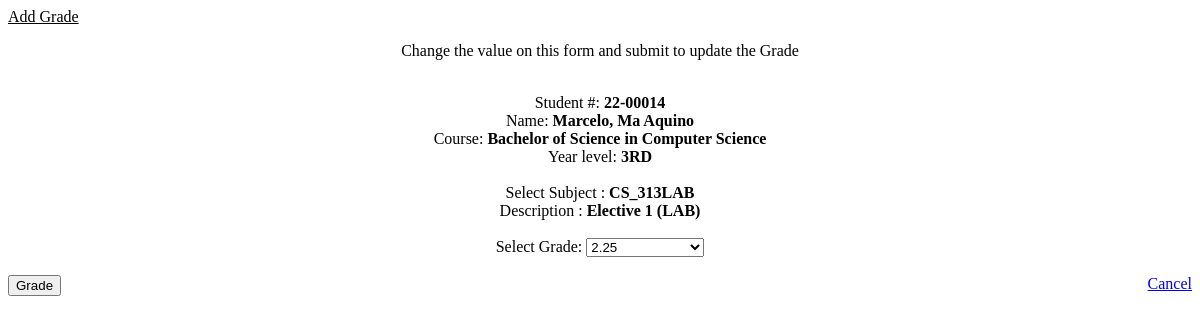
Screenshot of /GradeViewerDatabase/update-grade.php?studentnumber=22-00014&subject_code=CS_313LAB&grade=2.25 (signed in) with the database file from the repository.
### tables this page shows
CREATE TABLE `tblstudents` (
  `studentnumber` varchar(20) NOT NULL,
  `firstname` varchar(50) NOT NULL,
  `secondname` varchar(50) NOT NULL,
  `middlename` varchar(50) NOT NULL,
  `lastname` varchar(50) NOT NULL,
  `course` varchar(100) NOT NULL,
  `yearlevel` varchar(20) NOT NULL,
  `createdby` varchar(50) NOT NULL,
  `datecreated` varchar(20) NOT NULL
);

CREATE TABLE `tblgrades` (
  `studentnumber` varchar(20) NOT NULL,
  `subject_code` varchar(20) NOT NULL,
  `instructor` varchar(50) NOT NULL,
  `ID_number` varchar(50) NOT NULL,
  `grade` varchar(20) NOT NULL,
  `gradedby` varchar(50) NOT NULL,
  `createdby` varchar(50) NOT NULL,
  `datecreated` varchar(20) NOT NULL
);

CREATE TABLE `tblsubjects` (
  `subject_code` varchar(50) NOT NULL,
  `subject_description` varchar(1000) NOT NULL,
  `unit` varchar(20) NOT NULL,
  `course_1` varchar(200) DEFAULT NULL,
  `course_2` varchar(200) DEFAULT NULL,
  `course_3` varchar(200) DEFAULT NULL,
  `course_4` varchar(200) DEFAULT NULL,
  `course_5` varchar(200) DEFAULT NULL,
  `course_6` varchar(200) DEFAULT NULL,
  `course_7` varchar(200) DEFAULT NULL,
  `course_8` varchar(200) DEFAULT NULL,
  `createdby` varchar(50) NOT NULL,
  `datecreated` varchar(20) NOT NULL
);

### GradeViewerDatabase/update-grade.php (the view, shortened to what this page needs)
<?php
require_once "config.php";
if (isset($_POST['btnupdate'])) {
    $sql = "UPDATE tblgrades SET grade = ?, gradedby = ? WHERE studentnumber = ? AND subject_code = ?";
    if ($stmt = mysqli_prepare($link, $sql)) {
        mysqli_stmt_bind_param($stmt, "ssss", $_POST['grade'], $_SESSION['username'], $_GET['studentnumber'], $_GET['subject_code']);
        if (mysqli_stmt_execute($stmt)) {
            $sql = "INSERT INTO tbllogs (datelog, timelog, module, ID, action, performedby) VALUES (?, ?, ?, ?, ?, ?)";
            if ($stmt = mysqli_prepare($link, $sql)) {
                $date = date("m/d/Y");
                $time = date("h:i:sa");
                $module = "Grades";
                $action = "Update";
                mysqli_stmt_bind_param($stmt, "ssssss", $date, $time, $module, $_GET['studentnumber'], $action, $_SESSION['username']);
                if (mysqli_stmt_execute($stmt)) {
                    $_SESSION['updated'] = "Student Grade UPDATED!";
                    echo "<script>location = 'manage-grade.php?studentnumber=" . $_GET['studentnumber'] . "';</script>";
                    exit();
                }
                else{
                $_SESSION['error'] = "<font color = 'red'>Error on insert log. </font>";
                echo "<script>location = 'manage-grade.php?studentnumber=" . $_GET['studentnumber'] . "';</script>";
            exit();
                }
            }
        }
        else{
            $_SESSION['error'] = "<font color = 'red'>Error on grading student. </font>";
            echo "<script>location = 'manage-grade.php?studentnumber=" . $_GET['studentnumber'] . "';</script>";
        exit();
        }
    }
}
else{
    if (isset($_GET['studentnumber']) && !empty(trim($_GET['studentnumber']))) {
        $sql = "SELECT tblstudents.*, tblgrades.subject_code, tblgrades.grade, tblsubjects.subject_description
                FROM tblstudents
                LEFT JOIN tblgrades
                ON tblgrades.studentnumber = tblstudents.studentnumber
                LEFT JOIN tblsubjects
                    ON tblsubjects.subject_code = tblgrades.subject_code
                WHERE tblstudents.studentnumber = ? AND tblgrades.grade = ?";
        if ($stmt = mysqli_prepare($link, $sql)) {
            mysqli_stmt_bind_param($stmt, "ss", $_GET['studentnumber'], $_GET['grade']);
            if (mysqli_stmt_execute($stmt)) {
                $result = mysqli_stmt_get_result($stmt);
                $account = mysqli_fetch_array($result, MYSQLI_ASSOC);
            }
            else{
                echo "<font color = 'red'> Error on loading th current account values</font>";
            }
        }
    }
}
?>
<!DOCTYPE html>
<html>
<head>
    <link rel="stylesheet" href="https://cdnjs.cloudflare.com/ajax/libs/font-awesome/6.5.1/css/all.min.css" />
</head>
<div class="topnav" id="myTopnav">
    <?php if ($_SESSION['usertype'] == "ADMINISTRATOR" || $_SESSION['usertype'] == "DEAN") : ?>
       <a href="create-subject.php"  style = "background-color: white; color: black;">Add Grade</a>
    <?php endif; ?>
</div>
<body>
    <form action="<?php echo htmlspecialchars(basename($_SERVER['REQUEST_URI'])); ?>" method = "POST">
        <center>
        <p>Change the value on this form and submit to update the Grade</p> <br>
Student #: <b><?php echo $account['studentnumber'];?> </b><br>
Name: <b><?php echo $account['lastname'] . ", " . $account['firstname'] . " " . $account['middlename'];  ?></b><br>
Course: <b><?php echo $account['course'];  ?></b><br>
Year level:<b> <?php echo $account['yearlevel'];  ?></b><br><br>
Select Subject :<b> <?php echo $account['subject_code'];  ?></b><br>
Description :<b> <?php echo $account['subject_description'];  ?></b><br><br>
Select Grade: <select name="grade" id="grade" required>
      <option value="2.25"<?php echo ($account['grade'] == '2.25') ? 'selected' : ''; ?>>2.25</option>>
    </select> <br>
</center>
        <br>
        <input type="submit" name="btnupdate" class = 'btn btn-success' value="Grade">
        <?php
        echo "<a href = 'manage-grade.php?studentnumber=" . $account['studentnumber']. "' class = 'btn btn-default' style='float: right;'>Cancel</a>";?>
    </form>
</body>
</html>

### GradeViewerDatabase/update-grade.php (style rules this page uses)
form { font-family: times-new-roman; }

### rows the page displays
tblstudents: studentnumber "22-00014", lastname "Marcelo", firstname "Ma", middlename "Aquino", course "Bachelor of Science in Computer Science", yearlevel "3RD", tblgrades.subject_code "CS_313LAB", tblsubjects.subject_description "Elective 1 (LAB)"
tblgrades: grade "2.25"
